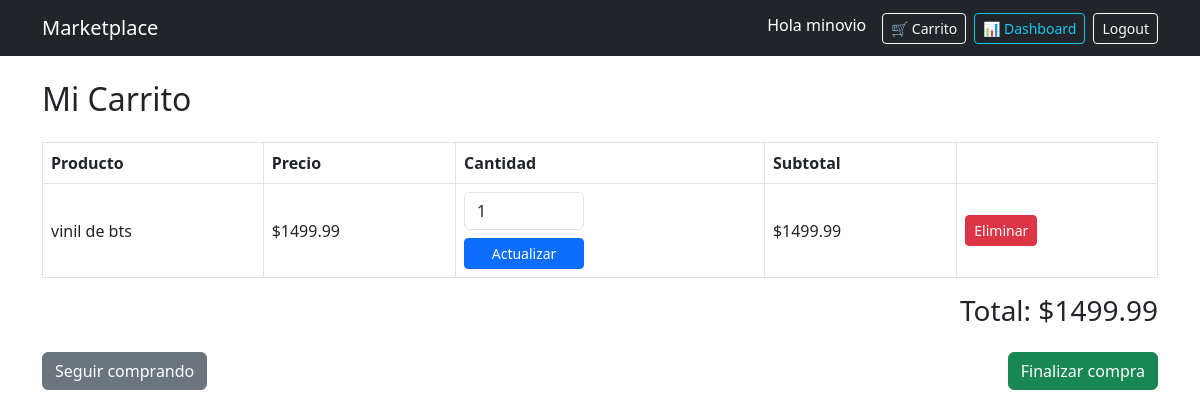
The page /cart/ (signed in) on the database as committed earlier.
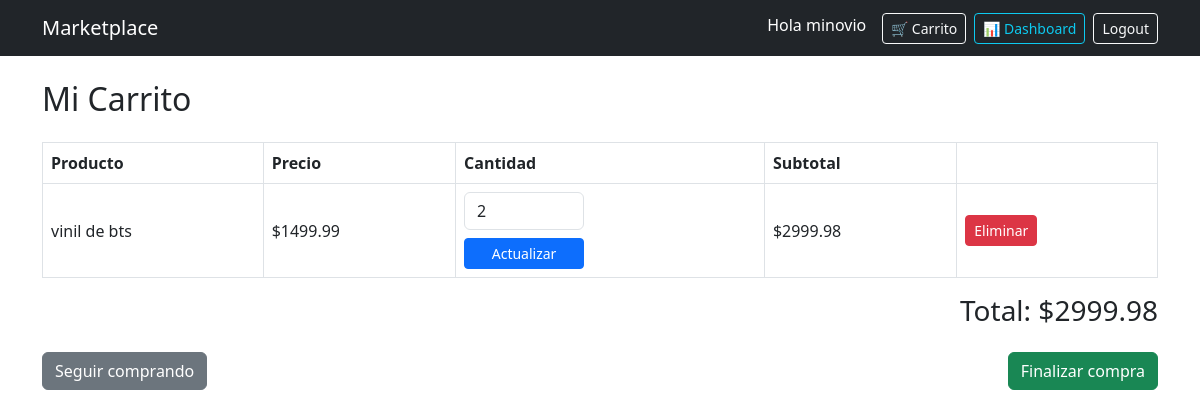
The same page on the database as committed later.
### store/models.py (models this page shows, shortened)
class CartItem(models.Model):
    id = models.UUIDField(primary_key=True, default=uuid.uuid4, editable=False)
    cart = models.ForeignKey(Cart, on_delete=models.CASCADE)
    product = models.ForeignKey(Product, on_delete=models.CASCADE)
    quantity = models.PositiveIntegerField(default=1)
    class Meta:
        unique_together = ('cart', 'product')
    @property
    def subtotal(self):
        return self.product.price * self.quantity

class Product(models.Model):
    id = models.UUIDField(primary_key=True, default=uuid.uuid4, editable=False)
    name = models.CharField(max_length=150)
    description = models.TextField()
    image = models.ImageField(upload_to='upload/', blank=True, null=True)
    price = models.DecimalField(max_digits=10, decimal_places=2)
    stock = models.PositiveIntegerField(default=0)
    owner = models.ForeignKey(
        User,
        on_delete=models.CASCADE,
        related_name='products'
    )  # 1:N
    categories = models.ManyToManyField(
        Category,
        related_name='products'
    )  # N:M
    created_at = models.DateTimeField(auto_now_add=True)

class Cart(models.Model):
    id = models.UUIDField(primary_key=True, default=uuid.uuid4, editable=False)
    user = models.ForeignKey(
        User,
        on_delete=models.CASCADE,
        related_name='carts'
    )
    products = models.ManyToManyField(
        Product,
        through='CartItem',
        related_name='carts'
    )
    created_at = models.DateTimeField(auto_now_add=True)
    @property
    def total(self):
        return sum(item.subtotal for item in self.cartitem_set.all())

### store/views.py (the view)
# urls.py: path('cart/', views.cart_detail, name='cart_detail'),
@login_required
def cart_detail(request):
    cart, created = Cart.objects.get_or_create(user=request.user)
    return render(request, 'store/cart_detail.html', {'cart': cart})

### store/templates/store/cart_detail.html (shortened to what this page needs)
{% extends 'store/base.html' %}
{% block content %}
<h2 class="mb-4">Mi Carrito</h2>
{% if cart.cartitem_set.all %}
<table class="table table-bordered align-middle">
    <thead>
        <tr>
            <th>Producto</th>
            <th>Precio</th>
            <th>Cantidad</th>
            <th>Subtotal</th>
            <th></th>
        </tr>
    </thead>
    <tbody>
        {% for item in cart.cartitem_set.all %}
        <tr>
            <td>{{ item.product.name }}</td>
            <td>${{ item.product.price }}</td>
            <td>
                <form method="POST" action="{% url 'update_cart_item' item.id %}" class="d-flex flex-column gap-2" style="width: 120px;">
                    <input type="number" name="quantity" value="{{ item.quantity }}" min="1" max="{{ item.product.stock }}" class="form-control">
                    <button class="btn btn-sm btn-primary">Actualizar</button>
                </form>
            </td>
            <td>${{ item.subtotal }}</td>
            <td>
                <a href="{% url 'remove_from_cart' item.id %}" class="btn btn-danger btn-sm" onclick="return confirm('¿Eliminar {{ item.product.name }} del carrito?')">Eliminar</a>
            </td>
        </tr>
        {% endfor %}
    </tbody>
</table>
<div class="text-end">
    <h3>Total: ${{ cart.total }}</h3>
</div>
<div class="d-flex justify-content-between mt-4">
    <a href="{% url 'home' %}" class="btn btn-secondary">Seguir comprando</a>
    <a href="#" class="btn btn-success">Finalizar compra</a>
</div>
{% else %}
<div class="alert alert-info">
    Tu carrito está vacío. <a href="{% url 'home' %}">Ir a comprar</a>
</div>
{% endif %}
{% endblock %}

Rows that differ between the two databases and show on the page:
changed CartItem "vinil de bts": quantity "1" → "2"; subtotal "1499.99" → "2999.98"
changed through a linked row, Cart: total "1499.99" → "2999.98"
